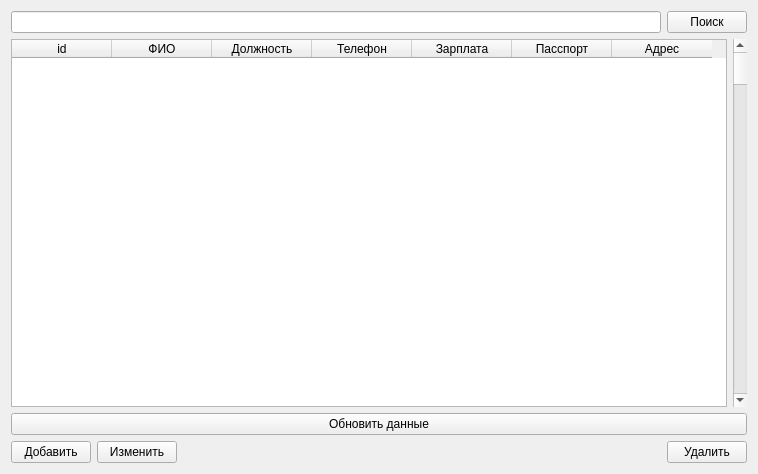
<?xml version="1.0" encoding="UTF-8"?>
<ui version="4.0">
 <class>Form</class>
 <widget class="QWidget" name="Form">
  <property name="geometry">
   <rect>
    <x>0</x>
    <y>0</y>
    <width>758</width>
    <height>474</height>
   </rect>
  </property>
  <property name="windowTitle">
   <string>Form</string>
  </property>
  <layout class="QHBoxLayout" name="horizontalLayout_13">
   <item>
    <layout class="QVBoxLayout" name="verticalLayout_3">
     <item>
      <layout class="QHBoxLayout" name="horizontalLayout_7">
       <item>
        <widget class="QLineEdit" name="WorkerLine"/>
       </item>
       <item>
        <widget class="QPushButton" name="SearchWorker">
         <property name="text">
          <string>Поиск</string>
         </property>
        </widget>
       </item>
      </layout>
     </item>
     <item>
      <layout class="QHBoxLayout" name="horizontalLayout_8">
       <item>
        <widget class="QTableWidget" name="tableWorker">
         <column>
          <property name="text">
           <string>id</string>
          </property>
         </column>
         <column>
          <property name="text">
           <string>ФИО</string>
          </property>
         </column>
         <column>
          <property name="text">
           <string>Должность</string>
          </property>
         </column>
         <column>
          <property name="text">
           <string>Телефон</string>
          </property>
         </column>
         <column>
          <property name="text">
           <string>Зарплата</string>
          </property>
         </column>
         <column>
          <property name="text">
           <string>Пасспорт</string>
          </property>
         </column>
         <column>
          <property name="text">
           <string>Адрес</string>
          </property>
         </column>
        </widget>
       </item>
       <item>
        <widget class="QScrollBar" name="verticalScrollBar">
         <property name="orientation">
          <enum>Qt::Vertical</enum>
         </property>
        </widget>
       </item>
      </layout>
     </item>
     <item>
      <widget class="QPushButton" name="WorkerUpdate">
       <property name="text">
        <string>Обновить данные</string>
       </property>
      </widget>
     </item>
     <item>
      <layout class="QHBoxLayout" name="horizontalLayout_9">
       <item>
        <layout class="QHBoxLayout" name="horizontalLayout_10">
         <item>
          <layout class="QHBoxLayout" name="horizontalLayout_11">
           <item>
            <layout class="QHBoxLayout" name="horizontalLayout_12">
             <item>
              <widget class="QPushButton" name="AddWorker">
               <property name="text">
                <string>Добавить</string>
               </property>
              </widget>
             </item>
             <item>
              <widget class="QPushButton" name="ChangeWorker">
               <property name="text">
                <string>Изменить</string>
               </property>
              </widget>
             </item>
            </layout>
           </item>
           <item>
            <spacer name="horizontalSpacer">
             <property name="orientation">
              <enum>Qt::Horizontal</enum>
             </property>
             <property name="sizeHint" stdset="0">
              <size>
               <width>238</width>
               <height>18</height>
              </size>
             </property>
            </spacer>
           </item>
          </layout>
         </item>
        </layout>
       </item>
       <item>
        <widget class="QPushButton" name="DeleteWorker">
         <property name="text">
          <string>Удалить</string>
         </property>
        </widget>
       </item>
      </layout>
     </item>
    </layout>
   </item>
  </layout>
 </widget>
 <resources/>
 <connections/>
</ui>
